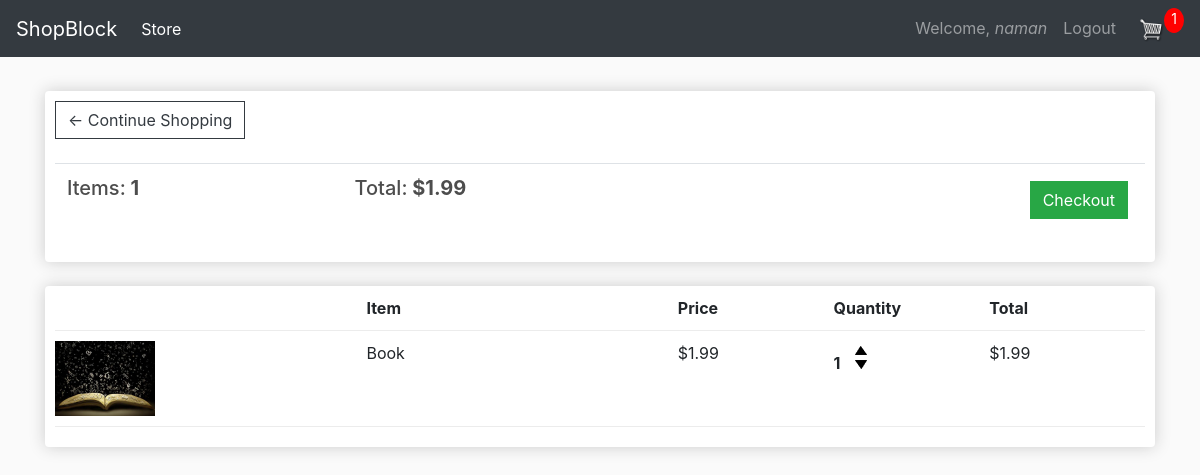
The app's page /cart/ (signed in) with its own data.
### store/models.py (models this page shows, shortened)
class Order(models.Model):
	account			= models.ForeignKey(User, on_delete=models.SET_NULL, null=True)
	date_ordered	= models.DateTimeField(auto_now_add=True)
	complete		= models.BooleanField(default=False)
	transaction_id	= models.CharField(max_length=100)
	@property
	def get_cart_total(self):
		orderitems	= self.orderitem_set.all()
		total		= sum([orderitem.get_total for orderitem in orderitems])
		return total
	@property
	def get_cart_quantity(self):
		orderitems	= self.orderitem_set.all()
		total		= sum([orderitem.quantity for orderitem in orderitems])
		return total

class OrderItem(models.Model):
	product			= models.ForeignKey(Product, on_delete=models.SET_NULL, null=True)
	order			= models.ForeignKey(Order, on_delete=models.SET_NULL, null=True)
	quantity		= models.IntegerField(default=0)
	date_added		= models.DateTimeField(auto_now_add=True)
	@property
	def get_total(self):
		return self.product.price*self.quantity

class Product(models.Model):
	name			= models.CharField(max_length=50, null=False, blank=False, unique=True)
	price			= models.FloatField()
	label			= models.CharField(choices=LABEL_CHOICES, max_length=7, default=None)
	image			= models.ImageField(upload_to=upload_location, null=True)

### store/views.py (the view)
# urls.py: path('cart/', cart, name='cart'),
def cart(request):
	if request.user.is_authenticated:
		account			= request.user
		order, created	= Order.objects.get_or_create(account=account, complete=False)
		items			= order.orderitem_set.all()
	else:
		items	= []
		order	= {'get_cart_quantity': 0, 'get_cart_total': 0}
	context	= {'items': items, 'order': order}
	return render(request, 'store/cart.html', context)

### store/templates/store/cart.html (shortened to what this page needs)
{% extends 'store/main.html' %}
{% load static %}
{% block content %}
	<div class="row">
		<div class="col-lg-12">
			<div class="box-element">
				<a  class="btn btn-outline-dark" href="{% url 'home' %}">&#x2190; Continue Shopping</a>
				<br>
				<br>
				<table class="table">
					<tr>
						<th><h5>Items:<strong> {{order.get_cart_quantity}}</strong></h5></th>
						<th><h5>Total:<strong> ${{order.get_cart_total|floatformat:2}}</strong></h5></th>
						<th>
							<a href="{% url 'checkout' %}">
							<button id="checkoutbtn" style="float:right; margin:5px;" class="btn btn-success">Checkout</button>
							</a>
						</th>
					</tr>
				</table>
			</div>
			<br>
			<div class="box-element">
				<div class="cart-row">
					<div style="flex:2"></div>
					<div style="flex:2"><strong>Item</strong></div>
					<div style="flex:1"><strong>Price</strong></div>
					<div style="flex:1"><strong>Quantity</strong></div>
					<div style="flex:1"><strong>Total</strong></div>
				</div>
				{% for item in items %}
				<div class="cart-row">
					<div style="flex:2"><img class="row-image" src="{{item.product.image.url}}"></div>
					<div style="flex:2"><p>{{item.product.name}}</p></div>
					<div style="flex:1"><p>${{item.product.price|floatformat:2}}</p></div>
					<div style="flex:1">
						<p class="quantity">{{item.quantity}}</p>
						<div class="quantity">
							<img data-product="{{item.product.id}}" data-action="add" class="chg-quantity update-cart" src="{% static 'images/arrow-up.png' %}">
							<img data-product="{{item.product.id}}" data-action="remove" class="chg-quantity update-cart" src="{% static 'images/arrow-down.png' %}">
						</div>
					</div>
					<div style="flex:1"><p>${{item.get_total}}</p></div>
				</div>
				{% endfor %}
			</div>
		</div>
	</div>
{% endblock content %}

### store/templates/store/main.html (shortened to what this page needs)
<!DOCTYPE html>
{% load static %}
<html>
<head>
	<link rel="stylesheet" href="https://stackpath.bootstrapcdn.com/bootstrap/4.4.1/css/bootstrap.min.css">
	<link rel="stylesheet" type="text/css" href="{% static 'css/main.css' %}">
</head>
<body>
	<nav class="navbar navbar-expand-lg navbar-dark bg-dark">
	  <a class="navbar-brand" href="{% url 'home' %}">ShopBlock</a>
	  <div class="collapse navbar-collapse" id="navbarSupportedContent">
	    <ul class="navbar-nav mr-auto">
	      <li class="nav-item active">
	        <a class="nav-link" href="{% url 'home' %}">Store <span class="sr-only">(current)</span></a>
	      </li>
	    </ul>
		<div class="navbar-nav ml-auto">
			{% if user.is_authenticated %}
				<a class="nav-item nav-link" href="{% url 'profile' %}">Welcome, <i>{{ user.username }}</i></a>
				<a class="nav-item nav-link" href="{% url 'logout' %}">Logout</a>
				<div class="form-inline my-2 my-lg-0">
					<a href="{% url 'cart' %}"><img  id="cart-icon" src="{% static 'images/cart.png' %}"></a>
				   <p id="cart-total">{{order.get_cart_quantity}}</p>
			   </div>
			{% else %}
				<a class="nav-item nav-link" href="{% url 'login' %}">Login</a>
				<a class="nav-item nav-link" href="{% url 'register' %}">Register</a>
			{% endif %}
		</div>
	  </div>
	</nav>
     <div class="container">
            <br>
            {% block content %}
            {% endblock content %}
         </div>
</body>
</html>

### static/css/main.css (style rules this page uses)
body { background-color: hsl(0, 0%, 98%); }
h1,h2,h3,h4,h5,h6 { color:hsl(0, 0%, 30%); }
.box-element { box-shadow:hsl(0, 0%, 80%) 0 0 16px; background-color: #fff; border-radius: 4px; padding: 10px; }
#cart-icon { width:25px; display: inline-block; margin-left: 15px; }
#cart-total { display: block; text-align: center; color:#fff; background-color: red; width: 20px; height: 25px; border-radius: 50%; font-size: 14px; }
.col-lg-4, .col-lg-6, .col-lg-8, .col-lg-12 { margin-top: 10px; }
.btn { border-radius: 0; }
.row-image { width: 100px; }
.cart-row { display: flex; align-items: flex-stretch; padding-bottom: 10px; margin-bottom: 10px; border-bottom: 1px solid #ececec; }
.quantity { display: inline-block; font-weight: 700; padding-right:10px; }
.chg-quantity { width: 12px; cursor: pointer; display: block; margin-top: 5px; transition:.1s; }

### records on screen
Order: get_cart_quantity "1", get_cart_total "1.99"
OrderItem: product.image (picture), product.name "Book", product.price "1.99", quantity "1", get_total "1.99"

### other values on screen
{{ user.username }} "naman"
